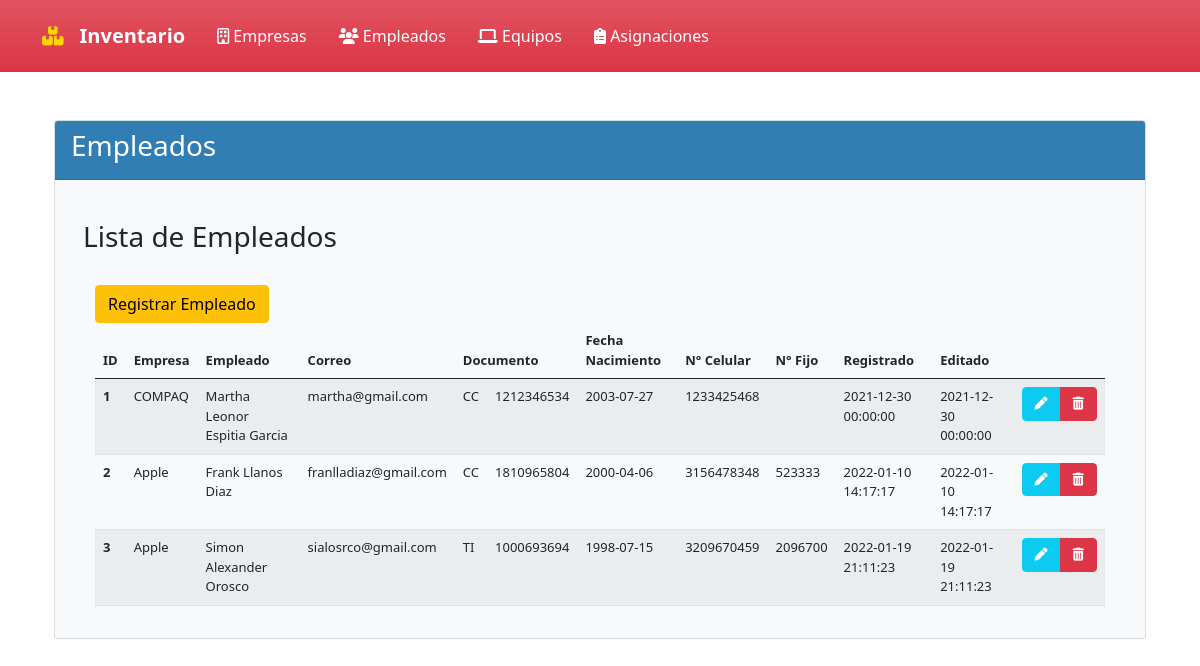
/?controlador=Empleados&accion=Empleados, run on an earlier commit of the app's database.
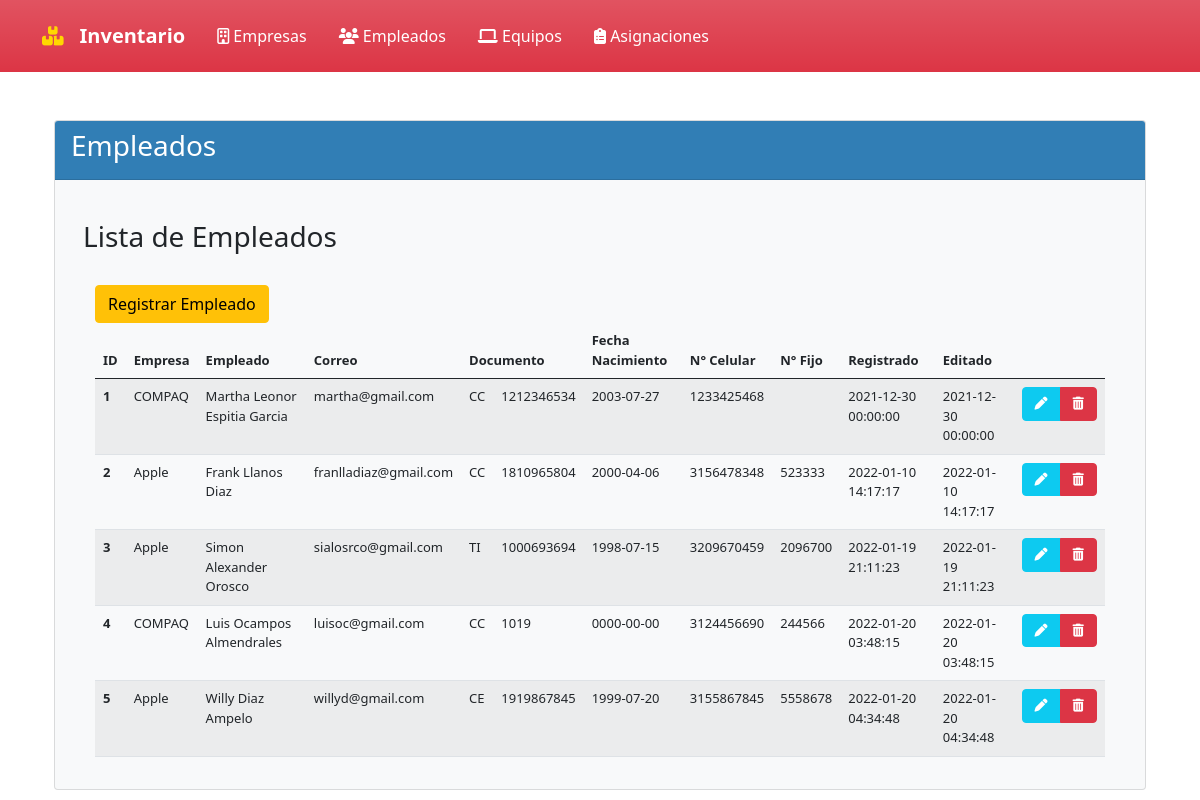
And on a later commit of the database.
### tables this page shows
CREATE TABLE EMPLEADO(
ID_EMPLEADO INT PRIMARY KEY AUTO_INCREMENT NOT NULL,
ID_EMPRESA_FK INT,
NOMBRE_COMPLETO_EMPLEADO VARCHAR (70) NOT NULL,
CORREO_EMPLEADO VARCHAR (30) NOT NULL UNIQUE,
TIPO_DOCUMENTO_EMPLEADO VARCHAR (2) NOT NULL,
NUMERO_DOCUMENTO_EMPLEADO INT (10) NOT NULL UNIQUE ,
FECHA_NACIMIENTO_EMPLEADO DATE NOT NULL,
NUMERO_CELULAR_EMPLEADO CHAR (10) NOT NULL UNIQUE,
NUMERO_FIJO_EMPLEADO VARCHAR (7),
ESTADO VARCHAR (8) NOT NULL,
CREATED_AT DATETIME NOT NULL,
UPDATED_AT DATETIME NOT NULL
);

CREATE TABLE EMPRESA(
ID_EMPRESA INT PRIMARY KEY AUTO_INCREMENT NOT NULL,
RAZON_SOCIAL_EMPRESA VARCHAR (50) NOT NULL,
NIT_EMPRESA INT (9) NOT NULL UNIQUE,
DIRECCION_EMPRESA VARCHAR (50) NOT NULL,
CODIGO_POSTAL_EMPRESA INT (6) NOT NULL,
ESTADO VARCHAR (8) NOT NULL,
CREATED_AT DATETIME NOT NULL,
UPDATED_AT DATETIME NOT NULL
);

### Index.php (called while the page is built, shortened)
<?php
    require_once("Views/Template.php");
?>

### Controllers/controladorEmpleados.php (called while the page is built, shortened)
<?php
include_once("Models/modeloEmpleados.php");
class controladorEmpleados{
    public function Empleados(){
        $empleados= modeloEmpleados::selectEmpleados();
        include_once("Views/Empleados/Empleados.php");
    }
}
?>

### Router.php (called while the page is built, shortened)
<?php
$controlador = new $objControlador();
$accion = ucfirst($accion);
$controlador->$accion();
?>

### Models/modeloEmpleados.php (called while the page is built, shortened)
<?php
class modeloEmpleados{
    public function __construct(
        $ID_EMPLEADO,
		$ID_EMPRESA_FK,
		$NOMBRE_COMPLETO_EMPLEADO,
		$CORREO_EMPLEADO,
		$TIPO_DOCUMENTO_EMPLEADO,
		$NUMERO_DOCUMENTO_EMPLEADO,
		$FECHA_NACIMIENTO_EMPLEADO,
		$NUMERO_CELULAR_EMPLEADO,
		$NUMERO_FIJO_EMPLEADO,
        $ESTADO,
		$CREATED_AT,
		$UPDATED_AT
        ){
        $this->ID_EMPLEADO=$ID_EMPLEADO;
        $this->ID_EMPRESA_FK=$ID_EMPRESA_FK;
        $this->NOMBRE_COMPLETO_EMPLEADO=$NOMBRE_COMPLETO_EMPLEADO;
        $this->CORREO_EMPLEADO=$CORREO_EMPLEADO;
        $this->TIPO_DOCUMENTO_EMPLEADO=$TIPO_DOCUMENTO_EMPLEADO;
        $this->NUMERO_DOCUMENTO_EMPLEADO=$NUMERO_DOCUMENTO_EMPLEADO;
        $this->FECHA_NACIMIENTO_EMPLEADO=$FECHA_NACIMIENTO_EMPLEADO;
        $this->NUMERO_CELULAR_EMPLEADO=$NUMERO_CELULAR_EMPLEADO;
        $this->NUMERO_FIJO_EMPLEADO=$NUMERO_FIJO_EMPLEADO;
        $this->CREATED_AT=$CREATED_AT;
        $this->UPDATED_AT=$UPDATED_AT;
    }
    public static function selectEmpleados(){
        $listaEmpleados=[];
        $conexionDB=connectionDB::crearInstancia();
        $sql = $conexionDB->query( "SELECT EMPLEADO.ID_EMPLEADO, EMPRESA.RAZON_SOCIAL_EMPRESA, EMPLEADO.NOMBRE_COMPLETO_EMPLEADO, EMPLEADO.CORREO_EMPLEADO , EMPLEADO.TIPO_DOCUMENTO_EMPLEADO, EMPLEADO.NUMERO_DOCUMENTO_EMPLEADO , EMPLEADO.FECHA_NACIMIENTO_EMPLEADO , EMPLEADO.NUMERO_CELULAR_EMPLEADO , EMPLEADO.NUMERO_FIJO_EMPLEADO , EMPLEADO.ESTADO , EMPLEADO.CREATED_AT , EMPLEADO.UPDATED_AT
                                    FROM EMPLEADO INNER JOIN EMPRESA
                                    ON EMPLEADO.ID_EMPRESA_FK=EMPRESA.ID_EMPRESA
                                    WHERE EMPLEADO.ESTADO = 'ACTIVO' ;");
        foreach($sql->fetchAll() as $empleado){
            $listaEmpleados[]=new modeloEmpleados($empleado['ID_EMPLEADO'],$empleado['RAZON_SOCIAL_EMPRESA'],$empleado['NOMBRE_COMPLETO_EMPLEADO'],$empleado['CORREO_EMPLEADO'],$empleado['TIPO_DOCUMENTO_EMPLEADO'],$empleado['NUMERO_DOCUMENTO_EMPLEADO'],$empleado['FECHA_NACIMIENTO_EMPLEADO'],$empleado['NUMERO_CELULAR_EMPLEADO'],$empleado['NUMERO_FIJO_EMPLEADO'], $empleado['ESTADO'],$empleado['CREATED_AT'],$empleado['UPDATED_AT']);
        };
        return $listaEmpleados;
    }
}
?>

### Views/Empleados/Empleados.php (the view, shortened to what this page needs)
<!doctype html>
<html lang="es">
    <head>
        <link rel="stylesheet" href="https://cdn.jsdelivr.net/npm/bootstrap@5.0.2/dist/css/bootstrap.min.css">
    </head>
    <body>
        <div class="container-sm">
            <br>
            <div class="card text-dark bg-light">
                <div class="card-header" style="background-color:#317EB5; color:#FFFFFF;">
                    <h3 class="card-title">Empleados</h3>
                </div>
                <div class="card-body">
                    <div class="container-sm">
                        <br>
                        <h3>Lista de Empleados</h3>
                        <div class="container">
                            <br>
                            <a name="" id="" class="btn btn-warning" href="?controlador=Empleados&accion=RegistroEmpleado" role="button">Registrar Empleado</a>
                            <br>
                            <table id="employeesTable" class="table table-striped table-hover">
                                <thead>
                                    <tr>
                                        <th scope="col" style="font-size: small;"> ID </th>
                                        <th scope="col" style="font-size: small;"> Empresa </th>
                                        <th scope="col" style="font-size: small;"> Empleado </th>
                                        <th scope="col" style="font-size: small;"> Correo </th>
                                        <th scope="col" style="font-size: small;" colspan="2"> Documento </th>
                                        <th scope="col" style="font-size: small;"> Fecha Nacimiento </th>
                                        <th scope="col" style="font-size: small;"> N° Celular </th>
                                        <th scope="col" style="font-size: small;"> N° Fijo </th>
                                        <th scope="col" style="font-size: small;"> Registrado</th>
                                        <th scope="col" style="font-size: small;"> Editado</th>
                                        <th scope="col" style="font-size: small;"> </th>
                                    </tr>
                                </thead>
                                <tbody>
                                    <?php foreach($empleados as $empleado){?>
                                    <tr>
                                        <th scope="row" style="font-size: small;"><?php echo $empleado->ID_EMPLEADO ?></th>
                                        <td style="font-size: small;"><?php echo $empleado->ID_EMPRESA_FK ?></td>
                                        <td style="font-size: small;"><?php echo $empleado->NOMBRE_COMPLETO_EMPLEADO ?></td>
                                        <td style="font-size: small;"><?php echo $empleado->CORREO_EMPLEADO ?></td>
                                        <td style="font-size: small;"><?php echo $empleado->TIPO_DOCUMENTO_EMPLEADO ?></td>
                                        <td style="font-size: small;"><?php echo $empleado->NUMERO_DOCUMENTO_EMPLEADO ?></td>
                                        <td style="font-size: small;"><?php echo $empleado->FECHA_NACIMIENTO_EMPLEADO ?></td>
                                        <td style="font-size: small;"><?php echo $empleado->NUMERO_CELULAR_EMPLEADO ?></td>
                                        <td style="font-size: small;"><?php echo $empleado->NUMERO_FIJO_EMPLEADO ?></td>
                                        <td style="font-size: small;"><?php echo $empleado->CREATED_AT ?></td>
                                        <td style="font-size: small;"><?php echo $empleado->UPDATED_AT ?></td>
                                        <td>
                                            <div class="btn-group" role="group" aria-label="">
                                                <a style="font-size: small;" href="#" class="btn btn-info"> <i class="fas fa-pen" style="color:#ffffff;"></i> </a>
                                                <a style="font-size: small;"class="btn btn-danger"> <i class="fas fa-trash-alt" style="color:#ffffff;"></i> </a>
                                            </div>
                                        </td>
                                    </tr>
                                    <?php } ?>
                                </tbody>
                            </table>
                        </div>
                    </div>
                </div>
            </div>
        </div>
    </body>
</html>

### Views/Template.php (shortened to what this page needs)
<!doctype html>
<html lang="es">
    <head>
        <link rel="stylesheet" href="https://cdn.jsdelivr.net/npm/bootstrap@5.0.2/dist/css/bootstrap.min.css">
        <link rel="stylesheet" href="http://localhost/inventario_equipos/Assets/plugins/SweetAlert/dist/sweetalert2.min.css">
    </head>
    <body>
        <?php
            require_once('./Views/Components/NavbarGeneral.php');
        ?>
        <div class="container-sm">
            <br>
            <?php include_once("Router.php"); ?>
        </div>
    </body>
</html>

### Views/Components/NavbarGeneral.php (shortened to what this page needs)
<nav class="navbar navbar-expand-lg navbar-dark bg-danger bg-gradient" >
    <div class="container-sm">
        <i class="fas fa-boxes" style="color:#FFD700; font-size: larger;" >
        <a class="navbar-brand " href="<?= URL ?>Index.php"></i>
            <strong>Inventario</strong>
        <div class="collapse navbar-collapse navbar-text" id="navbarNavDropdown">
            <ul class="nav justify-content-center">
                <li class="nav-item">
                    <a class="nav-link active" href="<?= URL ?>?controlador=Empresas&accion=Empresas">
                    <i class="far fa-building"></i>  Empresas
                    </a>
                </li>
                <li class="nav-item">
                    <a class="nav-link active" href="<?= URL ?>?controlador=Empleados&accion=Empleados">
                    <i class="fas fa-users"></i>  Empleados
                </a>
                </li>
                <li class="nav-item">
                    <a class="nav-link active" href="<?= URL ?>?controlador=Computador&accion=Computadores">
                    <i class="fas fa-laptop"></i>  Equipos
                </a>
                </li>
                <li class="nav-item">
                    <a class="nav-link active" href="<?= URL ?>?controlador=Asignaciones&accion=HistorialAsignaciones">
                    <i class="fas fa-clipboard-list"></i> Asignaciones
                    </a>
                </li>
            </ul>
        </div>
    </div>
</nav>

What changed in the data, as far as the page shows it:
added empleado: ID_EMPLEADO "4", ID_EMPRESA_FK.RAZON_SOCIAL_EMPRESA "COMPAQ", NOMBRE_COMPLETO_EMPLEADO "Luis Ocampos Almendrales", CORREO_EMPLEADO "luisoc@gmail.com", TIPO_DOCUMENTO_EMPLEADO "CC", NUMERO_DOCUMENTO_EMPLEADO "1019", FECHA_NACIMIENTO_EMPLEADO "0000-00-00", NUMERO_CELULAR_EMPLEADO "3124456690", NUMERO_FIJO_EMPLEADO "244566", CREATED_AT "2022-01-20 03:48:15", UPDATED_AT "2022-01-20 03:48:15"
added empleado: ID_EMPLEADO "5", ID_EMPRESA_FK.RAZON_SOCIAL_EMPRESA "Apple", NOMBRE_COMPLETO_EMPLEADO "Willy Diaz Ampelo", CORREO_EMPLEADO "willyd@gmail.com", TIPO_DOCUMENTO_EMPLEADO "CE", NUMERO_DOCUMENTO_EMPLEADO "1919867845", FECHA_NACIMIENTO_EMPLEADO "1999-07-20", NUMERO_CELULAR_EMPLEADO "3155867845", NUMERO_FIJO_EMPLEADO "5558678", CREATED_AT "2022-01-20 04:34:48", UPDATED_AT "2022-01-20 04:34:48"
